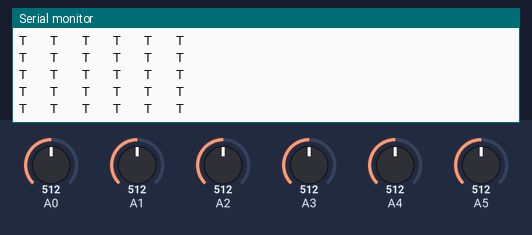
Simulated run of this sketch. Board: Arduino Uno, built with avr-gcc and run on an emulated ATmega328P. Shown: the last lines printed to the serial monitor. The test bench sets the inputs (shaded band); at power-on: A0 = 512, A1 = 512, A2 = 512, A3 = 512, A4 = 512, A5 = 512.

Above: at 1.2 s.
1.3 s: A0 set to 789
2.8 s: A0 set to 807
At 3.6 s:
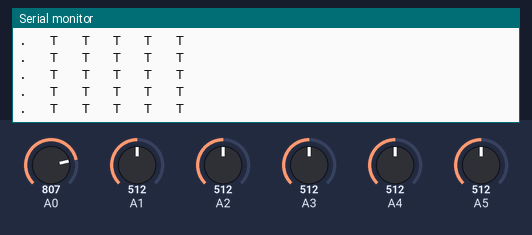
4.7 s: A1 set to 785
7.7 s: A1 set to 806
At 8.4 s:
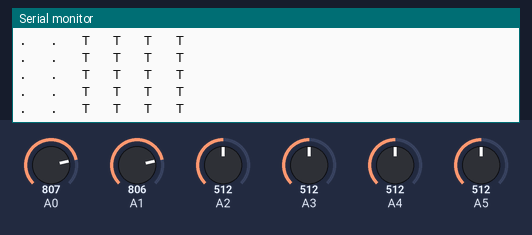
9.6 s: A2 set to 793
11.1 s: A2 set to 806
At 11.7 s:
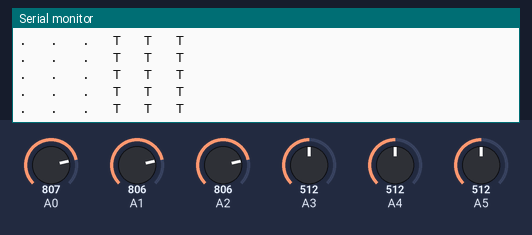

The sketch:

Line_sensor_print_code.ino
```cpp
//#define rawData;
#define trueFalse;

int threshold = 800;

void setup() {
  // put your setup code here, to run once:
  Serial.begin(9600);
  for (int i = 14; i <= 19; i++) {
    pinMode(i, INPUT);
  }
}

void loop() {
  // put your main code here, to run repeatedly:


#ifdef rawData
  Serial.println();
  for (int i = 14; i <= 19; i++) {
    Serial.print(analogRead(i));
    Serial.print("   ");
  }
#endif

#ifdef trueFalse
  Serial.println();
  for (int i = 14; i <= 19; i++) {
    if ((analogRead(i)) < threshold) {
      Serial.print("T");
      Serial.print("   ");
    }
    else {
      Serial.print(".");
      Serial.print("   ");
    }
  }
#endif

}
```

Measured:
- the behaviour switches between 799 and 800 on A0 (found by bisection; images 0 and 1)
- the behaviour switches between 799 and 800 on A1 (found by bisection; images 1 and 2)
- the behaviour switches between 799 and 800 on A2 (found by bisection; images 2 and 3)
- after the input at 2.8 s, the serial monitor: prints a new line after 0.07 s (image 1)
- after the input at 7.7 s, the serial monitor: prints a new line after 0.09 s (image 2)
- after the input at 11.1 s, the serial monitor: prints a new line after 0.07 s (image 3)
